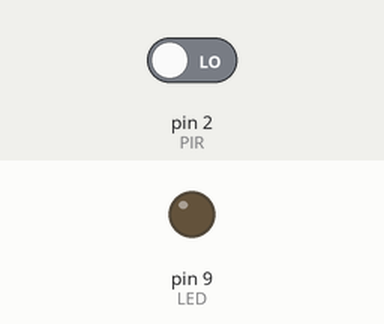
Simulated run of this sketch. Board: Arduino Uno, built with avr-gcc and run on an emulated ATmega328P. Shown: output pins drawn as LEDs (lit = HIGH). Inputs (shaded band) come from the test bench; at power-on: pin 2 (PIR) LOW.

Above: at 1.2 s.
1.3 s: pin 2 (PIR) driven HIGH
At 1.9 s:
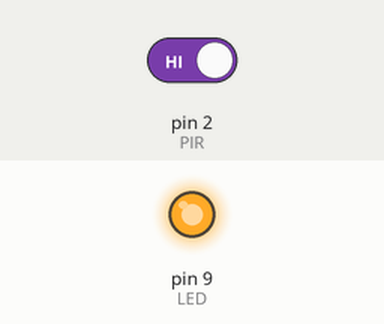
Timing chart, 0 to 4.3 s (numbered marks = the images above; inputs shaded):
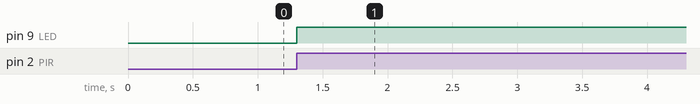

The sketch:

Projeto_168_Iluminacao_por_PIR_sem_bloqueio.ino
```cpp
// Projeto 168 - Iluminacao por PIR sem bloqueio
// Arduino Uno | Arduino Neon Lab

const byte PIR=2,LED=9;
unsigned long ultimo=0;bool detectou=false;
void setup(){pinMode(PIR,INPUT);pinMode(LED,OUTPUT);}
void loop(){
 if(digitalRead(PIR)){ultimo=millis();detectou=true;}
 digitalWrite(LED,detectou && millis()-ultimo<10000UL);
}
```

Measured:
- after the input at 1.3 s, pin 9 (LED): LOW → HIGH at once
